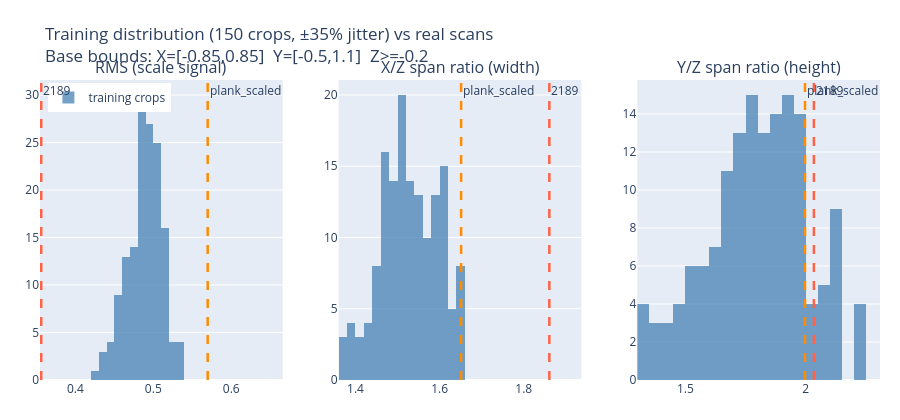

Notebook code cell kept with this figure:
### Code cell
# ── Histograms: training distribution vs real scans ────────────────────────────
metrics_list = [
    ('RMS (scale signal)',     sample_rms, [m[1] for m in real_metrics]),
    ('X/Z span ratio (width)', sample_xz,  [m[2] for m in real_metrics]),
    ('Y/Z span ratio (height)',sample_yz,  [m[3] for m in real_metrics]),
]

fig = make_subplots(rows=1, cols=3,
                    subplot_titles=[m[0] for m in metrics_list])

for col, (title, train_vals, real_vals) in enumerate(metrics_list, start=1):
    fig.add_trace(
        go.Histogram(x=train_vals, nbinsx=20,
                     marker_color='steelblue', opacity=0.75,
                     name='training crops' if col == 1 else None,
                     showlegend=(col == 1)),
        row=1, col=col
    )
    for (name, *_), val, color in zip(REAL_SCANS, real_vals, REAL_COLORS):
        fig.add_vline(
            x=val, line_color=color, line_width=2.5, line_dash='dash',
            annotation_text=name, annotation_position='top right',
            row=1, col=col
        )

fig.update_layout(
    height=420,
    title_text=(
        f'Training distribution ({N_SAMPLES} crops, ±{int(JITTER_PCT*100)}% jitter) vs real scans<br>'
        f'Base bounds: X=[{X_MIN_BASE},{X_MAX_BASE}]  Y=[{Y_MIN_BASE},{Y_MAX_BASE}]  Z>={Z_MIN_BASE}'
    ),
    barmode='overlay',
    legend=dict(x=0.01, y=0.99),
    margin=dict(l=40, r=20, t=80, b=40),
)
fig.show()

### Figure 1 — Plotly figure (JSON) as saved in the notebook; plotly's stock layout.template omitted (floating-point values rounded to 4 significant figures; data arrays with more than 128 entries replaced by an {"elided": "..."} marker saying what was removed)
{"data": [{"marker": {"color": "steelblue"}, "name": "training crops", "nbinsx": 20, "opacity": 0.75, "showlegend": true, "type": "histogram", "x": {"elided": "150 float values"}, "xaxis": "x", "yaxis": "y"}, {"marker": {"color": "steelblue"}, "nbinsx": 20, "opacity": 0.75, "showlegend": false, "type": "histogram", "x": {"elided": "150 float values"}, "xaxis": "x2", "yaxis": "y2"}, {"marker": {"color": "steelblue"}, "nbinsx": 20, "opacity": 0.75, "showlegend": false, "type": "histogram", "x": {"elided": "150 float values"}, "xaxis": "x3", "yaxis": "y3"}], "layout": {"annotations": [{"font": {"size": 16}, "showarrow": false, "text": "RMS (scale signal)", "x": 0.1444, "xanchor": "center", "xref": "paper", "y": 1, "yanchor": "bottom", "yref": "paper"}, {"font": {"size": 16}, "showarrow": false, "text": "X/Z span ratio (width)", "x": 0.5, "xanchor": "center", "xref": "paper", "y": 1, "yanchor": "bottom", "yref": "paper"}, {"font": {"size": 16}, "showarrow": false, "text": "Y/Z span ratio (height)", "x": 0.8556, "xanchor": "center", "xref": "paper", "y": 1, "yanchor": "bottom", "yref": "paper"}, {"showarrow": false, "text": "2189", "x": 0.3561, "xanchor": "left", "xref": "x", "y": 1, "yanchor": "top", "yref": "y domain"}, {"showarrow": false, "text": "plank_scaled", "x": 0.5698, "xanchor": "left", "xref": "x", "y": 1, "yanchor": "top", "yref": "y domain"}, {"showarrow": false, "text": "2189", "x": 1.861, "xanchor": "left", "xref": "x2", "y": 1, "yanchor": "top", "yref": "y2 domain"}, {"showarrow": false, "text": "plank_scaled", "x": 1.651, "xanchor": "left", "xref": "x2", "y": 1, "yanchor": "top", "yref": "y2 domain"}, {"showarrow": false, "text": "2189", "x": 2.035, "xanchor": "left", "xref": "x3", "y": 1, "yanchor": "top", "yref": "y3 domain"}, {"showarrow": false, "text": "plank_scaled", "x": 1.998, "xanchor": "left", "xref": "x3", "y": 1, "yanchor": "top", "yref": "y3 domain"}], "barmode": "overlay", "height": 420, "legend": {"x": 0.01, "y": 0.99}, "margin": {"b": 40, "l": 40, "r": 20, "t": 80}, "shapes": [{"line": {"color": "tomato", "dash": "dash", "width": 2.5}, "type": "line", "x0": 0.3561, "x1": 0.3561, "xref": "x", "y0": 0, "y1": 1, "yref": "y domain"}, {"line": {"color": "darkorange", "dash": "dash", "width": 2.5}, "type": "line", "x0": 0.5698, "x1": 0.5698, "xref": "x", "y0": 0, "y1": 1, "yref": "y domain"}, {"line": {"color": "tomato", "dash": "dash", "width": 2.5}, "type": "line", "x0": 1.861, "x1": 1.861, "xref": "x2", "y0": 0, "y1": 1, "yref": "y2 domain"}, {"line": {"color": "darkorange", "dash": "dash", "width": 2.5}, "type": "line", "x0": 1.651, "x1": 1.651, "xref": "x2", "y0": 0, "y1": 1, "yref": "y2 domain"}, {"line": {"color": "tomato", "dash": "dash", "width": 2.5}, "type": "line", "x0": 2.035, "x1": 2.035, "xref": "x3", "y0": 0, "y1": 1, "yref": "y3 domain"}, {"line": {"color": "darkorange", "dash": "dash", "width": 2.5}, "type": "line", "x0": 1.998, "x1": 1.998, "xref": "x3", "y0": 0, "y1": 1, "yref": "y3 domain"}], "title": {"text": "Training distribution (150 crops, ±35% jitter) vs real scans<br>Base bounds: X=[-0.85,0.85]  Y=[-0.5,1.1]  Z>=-0.2"}, "xaxis": {"anchor": "y", "domain": [0, 0.2889]}, "xaxis2": {"anchor": "y2", "domain": [0.3556, 0.6444]}, "xaxis3": {"anchor": "y3", "domain": [0.7111, 1]}, "yaxis": {"anchor": "x", "domain": [0, 1]}, "yaxis2": {"anchor": "x2", "domain": [0, 1]}, "yaxis3": {"anchor": "x3", "domain": [0, 1]}}}
